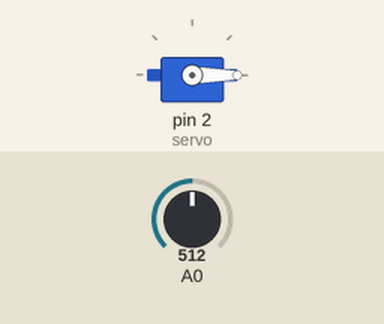
This sketch was run on a simulated Arduino Uno, built with avr-gcc and run on an emulated ATmega328P. Shown: servo. The inputs (shaded band) are chosen by the test bench; at power-on: A0 = 512.

Above: at 1.2 s.
1.3 s: A0 set to 107
2.8 s: A0 set to 93
At 3.7 s:
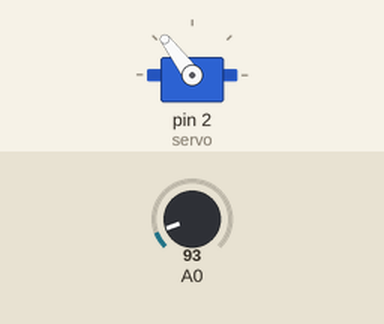
4.3 s: A0 set to 434
5.8 s: A0 set to 466
At 7.0 s:
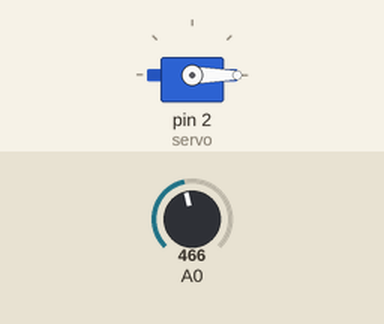
7.3 s: A0 set to 90
At 8.3 s:
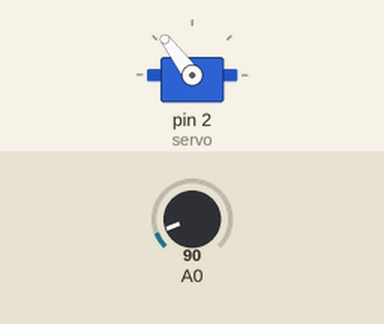
Timing chart, 0 to 9.8 s (numbered marks = the images above; inputs shaded):
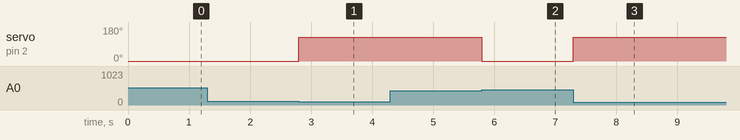

Measured:
- the behaviour switches between 100 and 99 on A0 (found by bisection; images 0 and 1)
- the behaviour switches between 450 and 451 on A0 (found by bisection; images 1 and 2)
- after the input at 1.3 s, every drawn part: stays the same
- after the input at 2.8 s, servo on pin 2 (servo): 0° → 127° at once
- after the input at 4.3 s, every drawn part: stays the same
- after the input at 5.8 s, servo on pin 2 (servo): 127° → 0° at once
- after the input at 7.3 s, servo on pin 2 (servo): 0° → 127° at once

The sketch:

servomotor.ino
```cpp
#include <Servo.h> // Incluímos la libreria externa para poder utilizarla

Servo servo; // Variable servo motor

void setup()
{
  servo.attach(2);
}

void loop()
{
  //map(value, fromLow, fromHigh, toLow, toHigh)
  int valorBoton = analogRead(A0); // Valor boton

  //servo.write(posicion);

  if(valorBoton <100 && valorBoton >= 0) // VALORES DE DERECHA
  {
    servo.write(map(180, 0, 255, 0, 180));
  }
  else if(valorBoton<620 && valorBoton >450) // VALORES DE IZQUIERDA
  {
    servo.write(map(0, 0, 255, 0, 180));
  }

}
```
